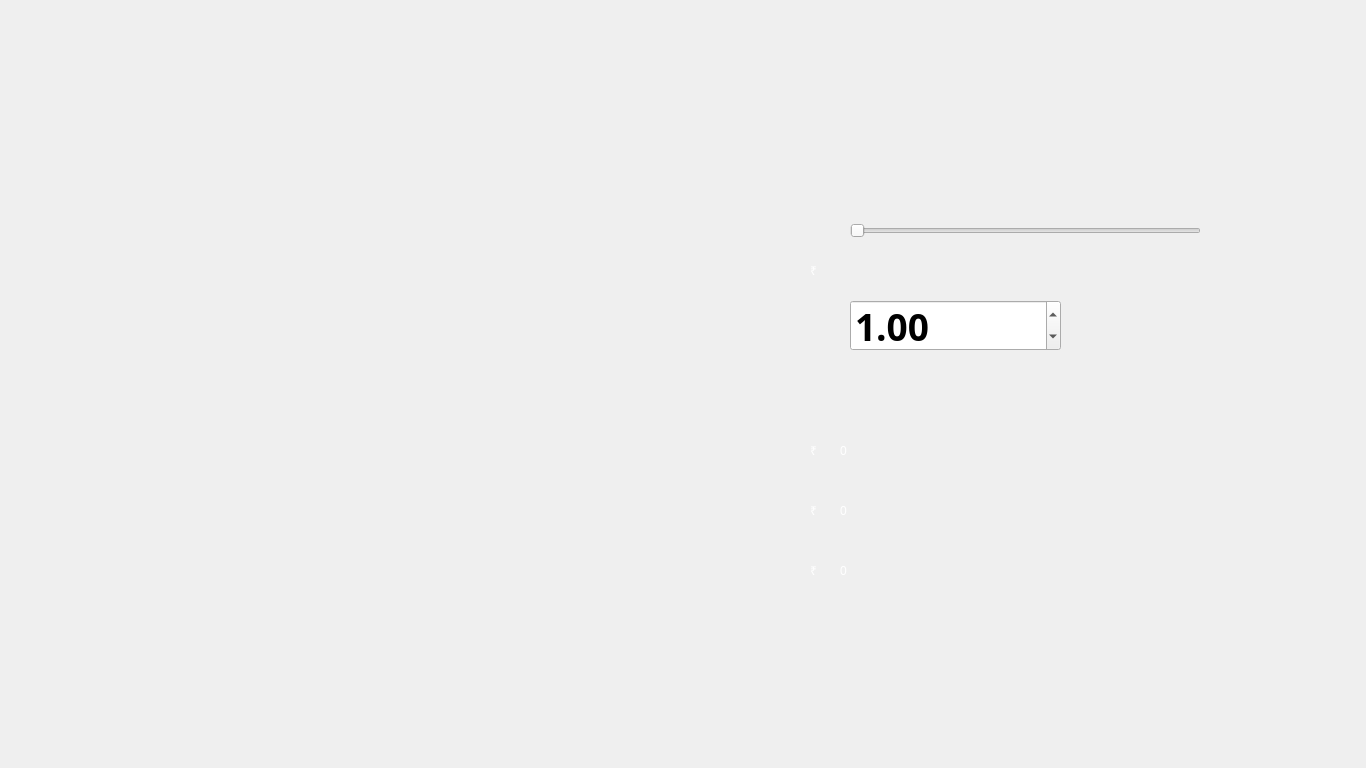
<?xml version="1.0" encoding="UTF-8"?>
<ui version="4.0">
 <class>HomeLoan1</class>
 <widget class="QMainWindow" name="HomeLoan1">
  <property name="geometry">
   <rect>
    <x>0</x>
    <y>0</y>
    <width>1366</width>
    <height>768</height>
   </rect>
  </property>
  <property name="windowTitle">
   <string>AJ Bank | Home Loan</string>
  </property>
  <property name="styleSheet">
   <string notr="true">background-image: url(:/background/HomeLoan1.jpg);</string>
  </property>
  <widget class="QWidget" name="centralwidget">
   <widget class="QPushButton" name="ConfirmHomeLoanB">
    <property name="geometry">
     <rect>
      <x>549</x>
      <y>627</y>
      <width>332</width>
      <height>75</height>
     </rect>
    </property>
    <property name="cursor">
     <cursorShape>PointingHandCursor</cursorShape>
    </property>
    <property name="styleSheet">
     <string notr="true">background-image: url(:/button/buttons/Confirm.png);
background-position:center;
border-radius:100%;</string>
    </property>
    <property name="text">
     <string/>
    </property>
    <property name="default">
     <bool>true</bool>
    </property>
   </widget>
   <widget class="QLabel" name="Currency_4">
    <property name="geometry">
     <rect>
      <x>810</x>
      <y>240</y>
      <width>31</width>
      <height>61</height>
     </rect>
    </property>
    <property name="styleSheet">
     <string notr="true">background-image: url(:/button/buttons/Blue.png);
color: rgb(255, 255, 255);
font: 81 24pt &quot;Montserrat ExtraBold&quot;;
</string>
    </property>
    <property name="text">
     <string>₹</string>
    </property>
   </widget>
   <widget class="QLabel" name="HomeLoanInterest">
    <property name="geometry">
     <rect>
      <x>840</x>
      <y>420</y>
      <width>381</width>
      <height>61</height>
     </rect>
    </property>
    <property name="layoutDirection">
     <enum>Qt::LeftToRight</enum>
    </property>
    <property name="styleSheet">
     <string notr="true">background-image: url(:/button/buttons/Blue.png);
color: rgb(255, 255, 255);
font: 81 24pt &quot;Montserrat ExtraBold&quot;;
</string>
    </property>
    <property name="text">
     <string>0</string>
    </property>
   </widget>
   <widget class="QLabel" name="HomeLoanAmount">
    <property name="geometry">
     <rect>
      <x>840</x>
      <y>480</y>
      <width>381</width>
      <height>61</height>
     </rect>
    </property>
    <property name="layoutDirection">
     <enum>Qt::LeftToRight</enum>
    </property>
    <property name="styleSheet">
     <string notr="true">background-image: url(:/button/buttons/Blue.png);
color: rgb(255, 255, 255);
font: 81 24pt &quot;Montserrat ExtraBold&quot;;
</string>
    </property>
    <property name="text">
     <string>0</string>
    </property>
   </widget>
   <widget class="QDoubleSpinBox" name="HomeLoanTime">
    <property name="geometry">
     <rect>
      <x>850</x>
      <y>300</y>
      <width>211</width>
      <height>51</height>
     </rect>
    </property>
    <property name="font">
     <font>
      <family>Montserrat SemiBold</family>
      <pointsize>28</pointsize>
      <weight>75</weight>
      <bold>true</bold>
     </font>
    </property>
    <property name="maximum">
     <double>10.000000000000000</double>
    </property>
    <property name="singleStep">
     <double>0.500000000000000</double>
    </property>
    <property name="value">
     <double>1.000000000000000</double>
    </property>
   </widget>
   <widget class="QLabel" name="Currency_2">
    <property name="geometry">
     <rect>
      <x>810</x>
      <y>480</y>
      <width>31</width>
      <height>61</height>
     </rect>
    </property>
    <property name="styleSheet">
     <string notr="true">background-image: url(:/button/buttons/Blue.png);
color: rgb(255, 255, 255);
font: 81 24pt &quot;Montserrat ExtraBold&quot;;
</string>
    </property>
    <property name="text">
     <string>₹</string>
    </property>
   </widget>
   <widget class="QLabel" name="Currency">
    <property name="geometry">
     <rect>
      <x>810</x>
      <y>420</y>
      <width>31</width>
      <height>61</height>
     </rect>
    </property>
    <property name="styleSheet">
     <string notr="true">background-image: url(:/button/buttons/Blue.png);
color: rgb(255, 255, 255);
font: 81 24pt &quot;Montserrat ExtraBold&quot;;
</string>
    </property>
    <property name="text">
     <string>₹</string>
    </property>
   </widget>
   <widget class="QLabel" name="Currency_3">
    <property name="geometry">
     <rect>
      <x>810</x>
      <y>540</y>
      <width>31</width>
      <height>61</height>
     </rect>
    </property>
    <property name="styleSheet">
     <string notr="true">background-image: url(:/button/buttons/Blue.png);
color: rgb(255, 255, 255);
font: 81 24pt &quot;Montserrat ExtraBold&quot;;
</string>
    </property>
    <property name="text">
     <string>₹</string>
    </property>
   </widget>
   <widget class="QLabel" name="HomeLoanRepayment">
    <property name="geometry">
     <rect>
      <x>840</x>
      <y>540</y>
      <width>381</width>
      <height>61</height>
     </rect>
    </property>
    <property name="layoutDirection">
     <enum>Qt::LeftToRight</enum>
    </property>
    <property name="styleSheet">
     <string notr="true">background-image: url(:/button/buttons/Blue.png);
color: rgb(255, 255, 255);
font: 81 24pt &quot;Montserrat ExtraBold&quot;;
</string>
    </property>
    <property name="text">
     <string>0</string>
    </property>
   </widget>
   <widget class="QSlider" name="HomeLoanSlider">
    <property name="geometry">
     <rect>
      <x>850</x>
      <y>210</y>
      <width>351</width>
      <height>41</height>
     </rect>
    </property>
    <property name="styleSheet">
     <string notr="true">background-image: url(:/button/buttons/Blue.png);</string>
    </property>
    <property name="minimum">
     <number>100000</number>
    </property>
    <property name="maximum">
     <number>1000000</number>
    </property>
    <property name="pageStep">
     <number>10000</number>
    </property>
    <property name="orientation">
     <enum>Qt::Horizontal</enum>
    </property>
    <property name="invertedAppearance">
     <bool>false</bool>
    </property>
    <property name="invertedControls">
     <bool>false</bool>
    </property>
   </widget>
   <widget class="QLabel" name="HomeLoanAmountT">
    <property name="geometry">
     <rect>
      <x>850</x>
      <y>240</y>
      <width>381</width>
      <height>61</height>
     </rect>
    </property>
    <property name="layoutDirection">
     <enum>Qt::LeftToRight</enum>
    </property>
    <property name="styleSheet">
     <string notr="true">background-image: url(:/button/buttons/Blue.png);
color: rgb(255, 255, 255);
font: 81 24pt &quot;Montserrat ExtraBold&quot;;
</string>
    </property>
    <property name="text">
     <string/>
    </property>
   </widget>
   <widget class="QPushButton" name="BackButton">
    <property name="geometry">
     <rect>
      <x>0</x>
      <y>93</y>
      <width>150</width>
      <height>581</height>
     </rect>
    </property>
    <property name="cursor">
     <cursorShape>PointingHandCursor</cursorShape>
    </property>
    <property name="autoFillBackground">
     <bool>false</bool>
    </property>
    <property name="styleSheet">
     <string notr="true">background-image: url(:/button/buttons/Back.png);
border: 0px;</string>
    </property>
    <property name="text">
     <string/>
    </property>
    <property name="default">
     <bool>false</bool>
    </property>
    <property name="flat">
     <bool>false</bool>
    </property>
   </widget>
   <widget class="QPushButton" name="LogoutButton">
    <property name="geometry">
     <rect>
      <x>949</x>
      <y>384</y>
      <width>421</width>
      <height>384</height>
     </rect>
    </property>
    <property name="cursor">
     <cursorShape>PointingHandCursor</cursorShape>
    </property>
    <property name="styleSheet">
     <string notr="true">background-image: url(:/button/buttons/Logout.png);
border: 0px;</string>
    </property>
    <property name="text">
     <string/>
    </property>
   </widget>
   <widget class="QPushButton" name="SuggestButton">
    <property name="geometry">
     <rect>
      <x>949</x>
      <y>0</y>
      <width>421</width>
      <height>384</height>
     </rect>
    </property>
    <property name="cursor">
     <cursorShape>PointingHandCursor</cursorShape>
    </property>
    <property name="styleSheet">
     <string notr="true">background-image: url(:/button/buttons/Suggest.png);
border: 0px;</string>
    </property>
    <property name="text">
     <string/>
    </property>
   </widget>
   <widget class="QLabel" name="AccountNo">
    <property name="geometry">
     <rect>
      <x>830</x>
      <y>90</y>
      <width>231</width>
      <height>31</height>
     </rect>
    </property>
    <property name="styleSheet">
     <string notr="true">background-image: url(:/button/buttons/Blue.png);
font: 25 11pt &quot;Montserrat Thin&quot;;
color: rgb(6, 53, 122);</string>
    </property>
    <property name="text">
     <string/>
    </property>
   </widget>
  </widget>
 </widget>
 <resources/>
 <connections/>
</ui>
